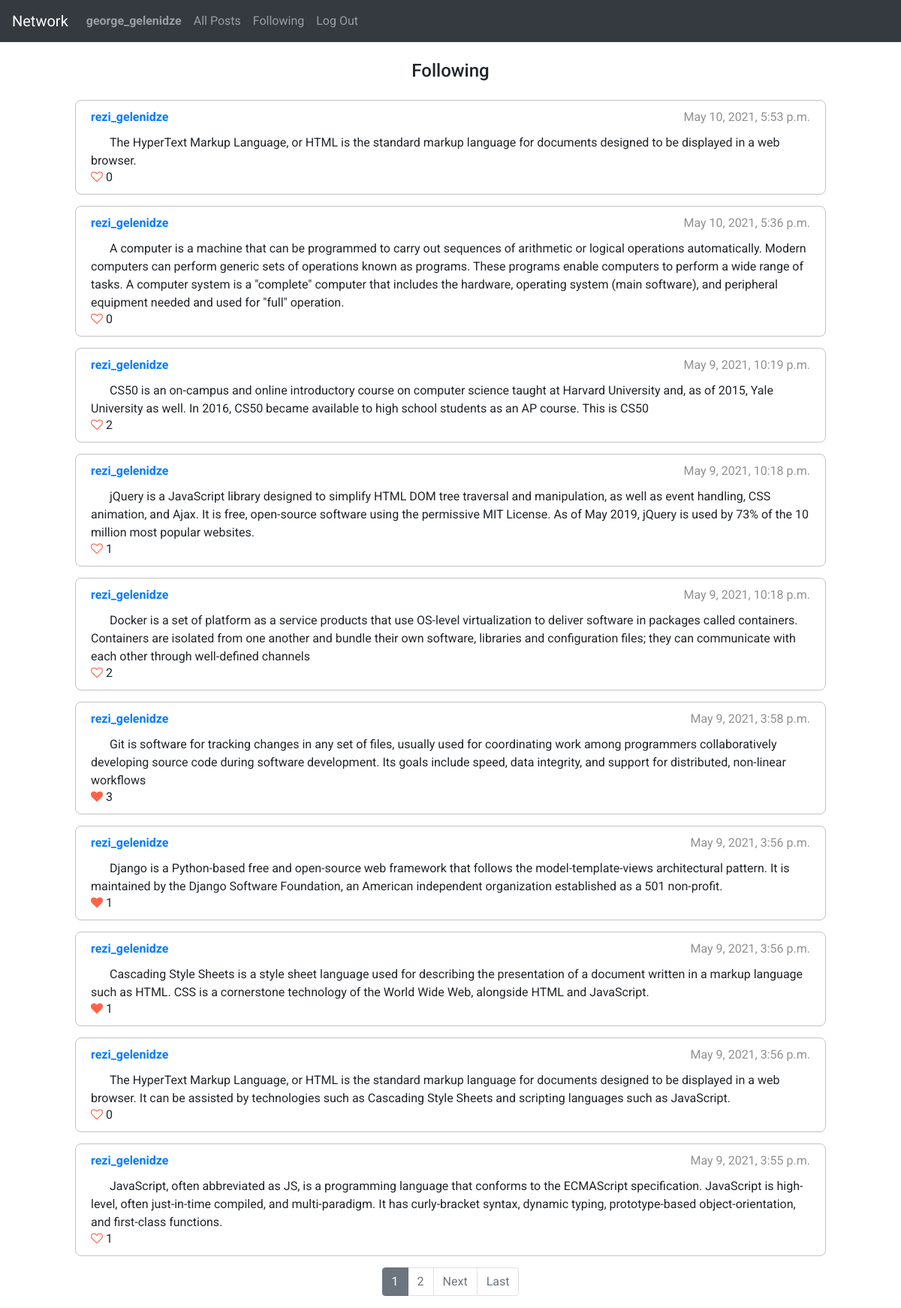
The app's page /following (signed in) with its own data.
### network/models.py (models this page shows, shortened)
class User(AbstractUser):
    pass

class Post(models.Model):
    content = models.CharField(max_length=1000)
    timestamp = models.DateTimeField(auto_now_add=True)
    author = models.ForeignKey(User, on_delete=models.CASCADE)
    def serialize(self):
        return {
            'pk':self.id,
            'content':self.content,
            'timestamp':self.timestamp,
            'author':self.author
        }

### network/views.py (the view)
# urls.py: path('following', views.following, name='following'),
@login_required(login_url='/login')
def following(request):
    if request.method == 'GET':
        page_obj = utils.init_and_paginate('following', request)
        return render(request, "network/following.html", {
            'page_obj':page_obj
            })

### network/utils.py (called while the page is built)
def check_like(post_id, user_id):
    if Like.objects.filter(user=user_id, post=post_id).exists():
        return True
    return False

def count_like(post_id):
    return Like.objects.filter(post=post_id).count()

def list_followings(follower_id):
    queryset = Follow.objects.filter(follower=follower_id)
    followings = []
    for row in queryset:
        followings.append(row.following)
    return followings

def serialize_all(serialize_for, user_id, username=None):
    if serialize_for == 'profile':
        profile_user = User.objects.get(username=username)
        queryset = list(Post.objects.filter(author=profile_user).order_by('-timestamp'))
    elif serialize_for == 'index':
        queryset = list(Post.objects.all().order_by('-timestamp'))
    elif serialize_for == 'following':
        followings = list_followings(user_id)
        queryset = list(Post.objects.filter(author__in=followings).order_by('-timestamp'))
    for i in range(len(queryset)):
        post = queryset[i]
        data = post.serialize()
        data['likecount'] = count_like(post.pk)
        data['liked'] = check_like(post.pk, user_id)
        queryset[i] = data
    return queryset

def init_and_paginate(page, request, username=None):
    page_num = request.GET.get('page', 1)
    if page == 'profile':
        posts = serialize_all(page, request.user.pk, username)
    else:
        posts = serialize_all(page, request.user.pk)
    posts_paginated = Paginator(posts, 10)
    page_obj = posts_paginated.get_page(page_num)
    return page_obj

### network/templates/network/following.html
{% extends 'network/layout.html' %}
{% block body %}
    <h4 class='text-center m-4'>Following</h4>
    {% include 'network/paginated_postlist_template.html' %}
{% endblock %}

### network/templates/network/layout.html (shortened to what this page needs)
{% load static %}
<!DOCTYPE html>
<html lang="en">
    <head>
        <link rel="stylesheet" href="https://cdnjs.cloudflare.com/ajax/libs/font-awesome/4.7.0/css/font-awesome.min.css">
        <link rel="stylesheet" href="https://stackpath.bootstrapcdn.com/bootstrap/4.4.1/css/bootstrap.min.css">
        <link href="{% static 'network/styles.css' %}" rel="stylesheet">
    </head>
    <body>
        <nav class="navbar navbar-expand-lg navbar-dark bg-dark">
            <a class="navbar-brand" href="{% url 'index' %}">Network</a>
            <div>
              <ul class="navbar-nav mr-auto">
                {% if user.is_authenticated %}
                    <li class="nav-item">
                        <a class="nav-link" href="{% url 'profile' username=user.username %}"><strong>{{ user.username }}</strong></a>
                    </li>
                {% endif %}
                <li class="nav-item">
                  <a class="nav-link" href="{% url 'index' %}">All Posts</a>
                </li>
                {% if user.is_authenticated %}
                    <li class="nav-item">
                        <a class="nav-link" href="{% url 'following' %}">Following</a>
                    </li>
                    <li class="nav-item">
                        <a class="nav-link" href="{% url 'logout' %}">Log Out</a>
                    </li>
                {% endif %}
              </ul>
            </div>
          </nav>
        <div class="body">
            {% block body %}
            {% endblock %}
        </div>
    </body>
</html>

### network/templates/network/paginated_postlist_template.html (shortened to what this page needs)
{% for post in page_obj %}
<div class='post'>
    <div class='first-row'>
        <span class='post-username'><a href='{% url "profile" username=post.author %}' class='user-anchor'>{{ post.author }}</a></span>
        <span class='post-timestamp'>{{ post.timestamp }}</span>
    </div>
    <p class='post-content'>{{ post.content }}</p>
    <div class='bottom-row'>
        <div class='post-likesection'>
            {% if post.liked %}
            <i class="fa fa-heart likeicon" aria-hidden="true"></i>
            {% else %}
            <i class="fa fa-heart-o likeicon" aria-hidden="true"></i>
            {% endif %}
            <span class='like-counter'>{{ post.likecount }}</span>
        </div>
    </div>
</div>
{% empty %}
<h4 class='font-weight-bold m-5'>No posts.</h4>
{% endfor %}
{% if page_obj.paginator.num_pages > 1 %}
<nav>
  <ul class="pagination justify-content-center">
    {% for num in page_obj.paginator.page_range %}
      {% if page_obj.number == num %}
          <li class="page-item active"><a class="page-link" href="?page={{ num }}">{{ num }}</a></li>
      {% elif num > page_obj.number|add:'-3' and num < page_obj.number|add:'3' %}
          <li class="page-item"><a class="page-link" href="?page={{ num }}">{{ num }}</a></li>
      {% endif %}
    {% endfor %}
    {% if page_obj.has_next %}
      <li class="page-item"><a class="page-link" href="?page={{ page_obj.next_page_number }}">Next</a></li>
      <li class="page-item"><a class="page-link" href="?page={{ page_obj.paginator.num_pages }}">Last</a></li>
    {% endif %}
  </ul>
</nav>
{% endif %}

### network/static/network/styles.css (style rules this page uses)
body { font-family: 'Roboto', sans-serif; }
.post { max-width: 1000px; padding: 10px 20px; margin: 15px auto 15px auto; border: 1px solid rgb(196, 195, 195); border-radius: 8px; }
.post > .first-row, .post > .bottom-row { display: flex; justify-content: space-between; align-items: center; }
.post-username { font-weight: bold; }
.post-timestamp { opacity: 0.5; }
.post-content { margin-bottom: -2px; margin-top: 10px; text-indent: 25px; }
.likeicon { color: tomato; cursor: pointer; }
.pagination > li > a { background-color: white; color: #6c757d; }
.pagination > .active > a { color: white; background-color: #6c757d !Important; border: solid 1px #6c757d !Important; }

### records on screen
User: username "george_gelenidze"
User: author "rezi_gelenidze", timestamp "May 10, 2021, 5:53 p.m.", content "The HyperText Markup Language, or HTML is the standard markup language for documents designed to be displayed in a web browser.", likecount "0", timestamp "May 10, 2021, 5:36 p.m.", content "A computer is a machine that can be programmed to carry out sequences of arithmetic or logical operations automatically. Modern computers can perform generic sets of operations known as programs. These programs enable computers to perform a wide range of tasks. A computer system is a \"complete\" computer that includes the hardware, operating system (main software), and peripheral equipment needed and used for \"full\" operation.", timestamp "May 9, 2021, 10:19 p.m.", content "CS50 is an on-campus and online introductory course on computer science taught at Harvard University and, as of 2015, Yale University as well. In 2016, CS50 became available to high school students as an AP course. This is CS50", likecount "2", timestamp "May 9, 2021, 10:18 p.m.", content "jQuery is a JavaScript library designed to simplify HTML DOM tree traversal and manipulation, as well as event handling, CSS animation, and Ajax. It is free, open-source software using the permissive MIT License. As of May 2019, jQuery is used by 73% of the 10 million most popular websites.", likecount "1", content "Docker is a set of platform as a service products that use OS-level virtualization to deliver software in packages called containers. Containers are isolated from one another and bundle their own software, libraries and configuration files; they can communicate with each other through well-defined channels", timestamp "May 9, 2021, 3:58 p.m.", content "Git is software for tracking changes in any set of files, usually used for coordinating work among programmers collaboratively developing source code during software development. Its goals include speed, data integrity, and support for distributed, non-linear workflows", likecount "3", timestamp "May 9, 2021, 3:56 p.m.", content "Django is a Python-based free and open-source web framework that follows the model-template-views architectural pattern. It is maintained by the Django Software Foundation, an American independent organization established as a 501 non-profit.", content "Cascading Style Sheets is a style sheet language used for describing the presentation of a document written in a markup language such as HTML. CSS is a cornerstone technology of the World Wide Web, alongside HTML and JavaScript.", content "The HyperText Markup Language, or HTML is the standard markup language for documents designed to be displayed in a web browser. It can be assisted by technologies such as Cascading Style Sheets and scripting languages such as JavaScript.", timestamp "May 9, 2021, 3:55 p.m.", content "JavaScript, often abbreviated as JS, is a programming language that conforms to the ECMAScript specification. JavaScript is high-level, often just-in-time compiled, and multi-paradigm. It has curly-bracket syntax, dynamic typing, prototype-based object-orientation, and first-class functions."

### other values on screen
{{ num }} "1"
{{ num }} "2"
